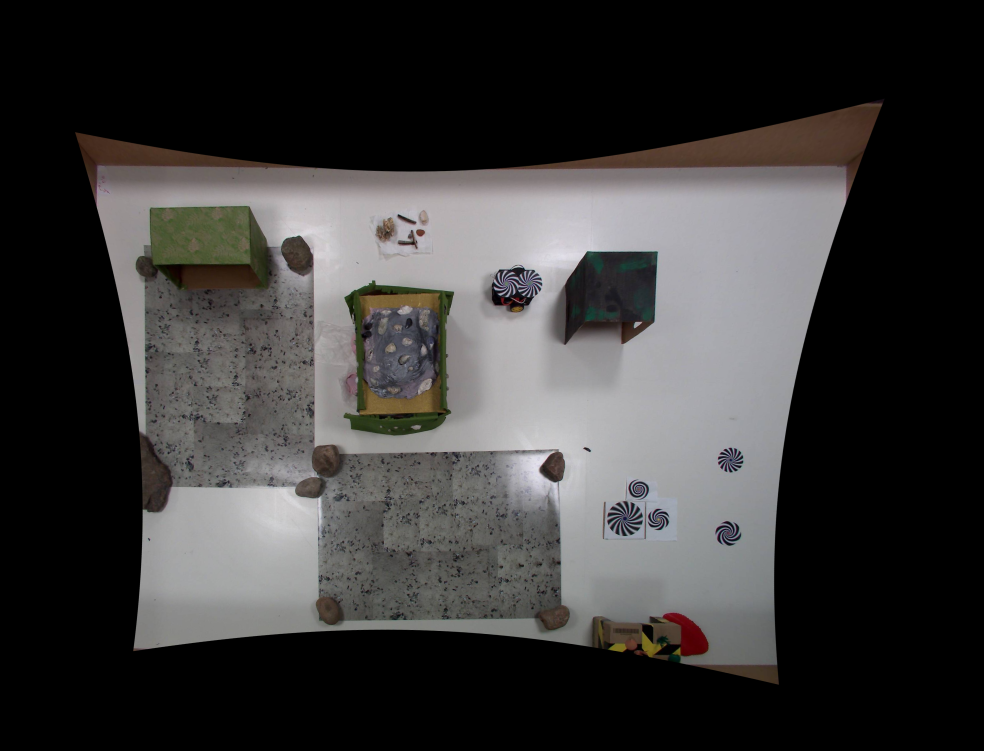
#> input picture test_rectified_no_grid.png, 2952 x 2252 px (shown at 1/3 size)
$ python -i Tool_1_Fix_Fisheye.py   (imports and definitions only)   (older library calls are emulated)
#> lines starting #> are read from the running program, lines starting #| are printed output that depends on the picture
#!/usr/bin/env python3
"""
Fisheye correction tool - focuses only on detecting and correcting fisheye distortion.

Usage: python Tool_1_Fix_Fisheye.py <image_path>

This tool:
1. Lets you click points on curved wall edges in the fisheye image
2. Uses OpenCV's fisheye calibration to detect distortion parameters
3. Applies correction with expanded margins to show more of the arena
4. Saves the corrected image and calibration data
"""

import cv2
import numpy as np
import json
import os
import argparse
from typing import List, Tuple, Optional
from dataclasses import dataclass, asdict

# Optional Qt viewer for hidden-cursor mode
try:
    from src.tools.qt_viewer import run_viewer as qt_run_viewer
    _HAVE_QT = True
except Exception:
    _HAVE_QT = False


@dataclass
class FisheyeCalibration:
    """OpenCV fisheye calibration parameters"""
    camera_matrix: List[List[float]]  # 3x3 camera intrinsic matrix
    distortion_coeffs: List[float]    # 4 fisheye distortion coefficients [k1, k2, k3, k4]
    image_size: Tuple[int, int]       # Original image size (width, height)
    corrected_size: Tuple[int, int]   # Corrected image size (width, height)
    margin_pixels: int                # Margin added around image


@dataclass
class WallPoints:
    """Points clicked along a wall segment"""
    wall_name: str
    points: List[Tuple[int, int]]
    color: Tuple[int, int, int]


@dataclass(frozen=True)
class SnapProfile:
    """Tuning parameters for wall snapping in the fixed arena."""
    orientation: str         # 'vertical' (use grad X) or 'horizontal' (use grad Y)
    wall_side: str           # Which side of the edge holds the wall ('left','right','top','bottom')
    grad_threshold: float    # Minimum gradient magnitude to consider
    search_radius: int       # Pixels to scan perpendicular to the wall (both directions)
    color_weight: float      # Penalty multiplier for color mismatch
    color_tolerance: float   # Max acceptable LAB delta before rejecting candidate
    lab_wall: np.ndarray     # Expected LAB color on the wall side (0..255)
    lab_floor: np.ndarray    # Expected LAB color on the floor side (0..255)


class FisheyeCorrector:
    """Tool for fisheye distortion correction"""

    def __init__(self, image_path: str):
#> called with image_path = '../test_rectified_no_grid.png'
        self.image_path = image_path
        self.original_image = cv2.imread(image_path)
#> self.original_image is the input picture: shape (2252, 2952, 3); mean B, G, R 56.6, 57.1, 58.4
        if self.original_image is None:
            raise ValueError(f"Could not load image: {image_path}")

        self.display_image = self.original_image.copy()
        self.height, self.width = self.original_image.shape[:2]
#> self.height = 2252; self.width = 2952
        self.original_gray = cv2.cvtColor(self.original_image, cv2.COLOR_BGR2GRAY)
        self.original_lab = cv2.cvtColor(self.original_image, cv2.COLOR_BGR2LAB).astype(np.float32)
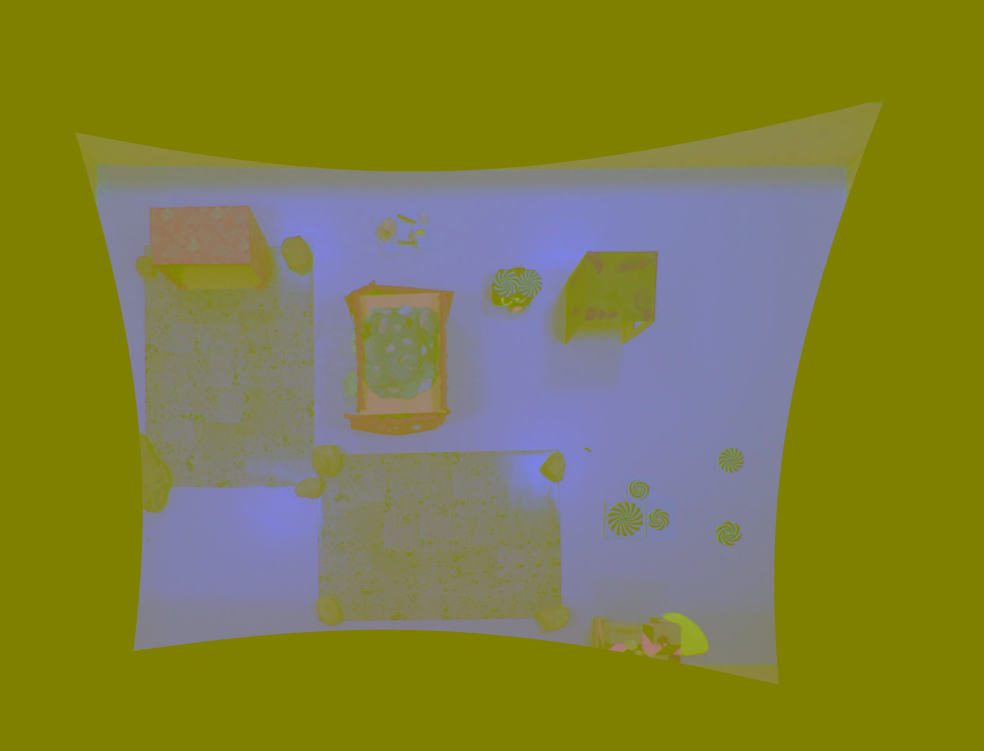
#> self.original_lab: shape (2252, 2952, 3) float32 (shown at 1/3 size); mean B, G, R 60.7, 128.2, 128.7
        self.snap_enabled: bool = True
        self.snap_sample_offset: int = 4  # Base offset, will be multiplied by 1.5 in sampling functions
        self._quit_pipeline: bool = False  # Flag to track if user wants to quit entire pipeline
        self.snap_distance_weight: float = 0.5  # Reduced distance penalty for more snapping
        self.snap_debug_mode: bool = False  # Debug visualization for snapping
        self.snap_debug_info: Optional[dict] = None  # Store debug info for visualization
        # Sample arena-specific LAB references from known regions
        self.lab_wall_top = self._ensure_lab_reference(
            self._sample_lab_region((520, 40, 820, 160)),
            np.array([162.86, 1.36, 21.72], dtype=np.float32),
        )
#> in _sample_lab_region, `region = self.original_lab[y0:y1, x0:x1]`:
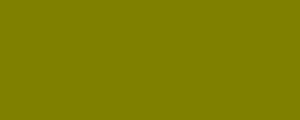
#> region: shape (120, 300, 3) float32; mean B, G, R 0, 128, 128
#> self.lab_wall_top = [0, 128, 128]
        self.lab_wall_side = self._ensure_lab_reference(
            self._sample_lab_region((80, 360, 200, 580)),
            np.array([158.61, 77.80, 17.52], dtype=np.float32),
        )
#> call 2 of _sample_lab_region, with rect = (80, 360, 200, 580)
#> in _sample_lab_region (call 2), `region = self.original_lab[y0:y1, x0:x1]`:
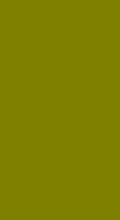
#> region: shape (220, 120, 3) float32; mean B, G, R 0, 128, 128
#> self.lab_wall_side = [0, 128, 128]
        self.lab_floor = self._ensure_lab_reference(
            self._sample_lab_region((520, 700, 900, 860)),
            np.array([149.81, 134.85, 1.35], dtype=np.float32),
        )
#> call 3 of _sample_lab_region, with rect = (520, 700, 900, 860)
#> in _sample_lab_region (call 3), `region = self.original_lab[y0:y1, x0:x1]`:
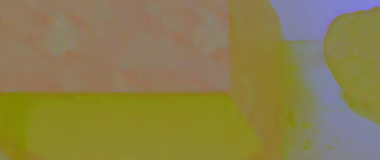
#> region: shape (160, 380, 3) float32; mean B, G, R 75.8, 126.8, 138.9
#> self.lab_floor = [75.77, 126.8, 138.9]
        # More lenient color tolerance for brown wall vs white floor
        tolerance = 120.0  # Increased from 90.0 to be more forgiving
        # Increased search radius and adjusted thresholds for better detection
        self.snap_profiles = {
            "left": SnapProfile("vertical", "left", grad_threshold=15.0, search_radius=60, color_weight=0.4, color_tolerance=tolerance, lab_wall=self.lab_wall_side, lab_floor=self.lab_floor),
            "right": SnapProfile("vertical", "right", grad_threshold=15.0, search_radius=60, color_weight=0.4, color_tolerance=tolerance, lab_wall=self.lab_wall_side, lab_floor=self.lab_floor),
            "top": SnapProfile("horizontal", "top", grad_threshold=12.0, search_radius=60, color_weight=0.4, color_tolerance=tolerance, lab_wall=self.lab_wall_top, lab_floor=self.lab_floor),
            "bottom": SnapProfile("horizontal", "bottom", grad_threshold=12.0, search_radius=60, color_weight=0.4, color_tolerance=tolerance, lab_wall=self.lab_wall_top, lab_floor=self.lab_floor),
        }
        self.snap_default_profile = SnapProfile("horizontal", "top", grad_threshold=12.0, search_radius=60, color_weight=0.4, color_tolerance=tolerance, lab_wall=self.lab_wall_top, lab_floor=self.lab_floor)
        self.snap_gradient_x, self.snap_gradient_y = self._compute_snap_maps(self.original_gray)

        # Viewport state retained for compatibility (view locked to full image)
        # view_center: center of the viewport in image space (x, y)
        self.view_zoom: float = 1.0
        self.view_center: Tuple[int, int] = (self.width // 2, self.height // 2)
        self.is_panning: bool = False
        self.last_mouse_pos: Tuple[int, int] = (0, 0)
        self.pan_button: Optional[str] = None
        self.cursor_pos: Tuple[int, int] = (self.width // 2, self.height // 2)
        # Track cursor in base-image coordinates for drawing a stable crosshair
        self.cursor_base_xy: Tuple[int, int] = (self.width // 2, self.height // 2)
        # Cached ROI from last render for fast screen->image mapping
        # (x0, y0, roi_w, roi_h, view_w, view_h)
        self.current_view_roi: Optional[Tuple[int, int, int, int, int, int]] = None

        # Wall segments for point collection
        self.walls = [
            WallPoints("left", [], (0, 255, 0)),    # Green
            WallPoints("right", [], (255, 0, 0)),   # Blue
            WallPoints("top", [], (0, 0, 255)),     # Red
            WallPoints("bottom", [], (255, 255, 0)) # Cyan
        ]
        self.current_wall_idx = 0

        # Correction state
        self.fisheye_calibration: Optional[FisheyeCalibration] = None
        self.corrected_image = None
        self.show_corrected = False  # Start with original during point collection
        self.auto_corrected = False

    # [32 lines left out: function mouse_callback, not called in this run]

    def _handle_pan(self, event, x, y, flags=0):
        """Panning disabled in fixed-arena workflow."""
        return False

    def _handle_zoom(self, event, x, y, flags):
        """Zoom disabled in fixed-arena workflow."""
        return False

    # [420 lines left out: functions _handle_add_point, _snap_point_to_edge, _get_snap_profile, _verify_wall_line_continuity, not called in this run]

    @staticmethod
    def _lab_delta(a: np.ndarray, b: np.ndarray) -> float:
        return float(np.linalg.norm(a.astype(np.float32) - b.astype(np.float32)))

    # [95 lines left out: functions _is_black_padding, _lab_patch_mean, _lab_samples_vertical, _lab_samples_horizontal, undo_last_point, not called in this run]

    def advance_to_next_wall(self):
        """Advance to next wall"""
        if self.current_wall_idx >= len(self.walls):
            return

        current_wall = self.walls[self.current_wall_idx]
        wall_name = current_wall.wall_name
        points_count = len(current_wall.points)

        if points_count >= 2:
            self._handle_wall_complete(wall_name, points_count)
        elif points_count >= 1:
            self._handle_wall_partial(wall_name, points_count)
        else:
            self._handle_wall_empty(wall_name)

    def _move_to_next_wall(self, message: Optional[str] = None):
        if self.current_wall_idx < len(self.walls) - 1:
            self.current_wall_idx += 1
            next_wall = self.walls[self.current_wall_idx].wall_name
            if next_wall == "top":
                print(f"Now click points on the {next_wall} wall - THIS IS THE MOST IMPORTANT!")
                print("Click many points along the curved top edge for best results")
            else:
                print(f"Now click points on the {next_wall} wall (even small visible portions help)")
                print("Press 'n' when done, even with just a few points")
            if message:
                print(message)
        else:
            print("✓ All walls complete! Calculating fisheye correction...")
            self.auto_calculate_correction()

    def _handle_wall_complete(self, wall_name, points_count):
        print(f"✓ {wall_name} wall complete! ({points_count} points collected)")
        self._move_to_next_wall()

    # [4 lines left out: function _handle_wall_partial, not called in this run]

    def _handle_wall_empty(self, wall_name):
        print(f"No points for {wall_name} wall - that's okay, moving to next wall")
        self._move_to_next_wall()

    # [198 lines left out: functions update_display, _draw_header_overlay, _prepare_base_image, _draw_snap_debug, _draw_wall_points, not called in this run]

    def _sample_lab_region(self, rect: Tuple[int, int, int, int]) -> np.ndarray:
        """Return the average LAB color inside a rectangular region (clamped to image bounds)."""
        x0, y0, x1, y1 = rect
        h, w = self.original_lab.shape[:2]
        x0 = max(0, min(w, x0))
        x1 = max(0, min(w, x1))
        y0 = max(0, min(h, y0))
        y1 = max(0, min(h, y1))
        if x1 <= x0 or y1 <= y0:
            return np.array([0.0, 0.0, 0.0], dtype=np.float32)
        region = self.original_lab[y0:y1, x0:x1]
        return region.reshape(-1, 3).mean(axis=0).astype(np.float32)

    @staticmethod
    def _ensure_lab_reference(lab: np.ndarray, fallback: np.ndarray) -> np.ndarray:
        """Fallback to provided LAB reference if sampling failed."""
        if lab is None or not np.any(lab):
            return fallback.astype(np.float32)
        return lab.astype(np.float32)

    def _compute_snap_maps(self, gray: np.ndarray) -> Tuple[np.ndarray, np.ndarray]:
        """Compute Sobel gradient maps tailored to the fixed arena."""
        blurred = cv2.GaussianBlur(gray, (5, 5), 0)
        sobel_x = cv2.Sobel(blurred, cv2.CV_16S, 1, 0, ksize=3)
        sobel_y = cv2.Sobel(blurred, cv2.CV_16S, 0, 1, ksize=3)
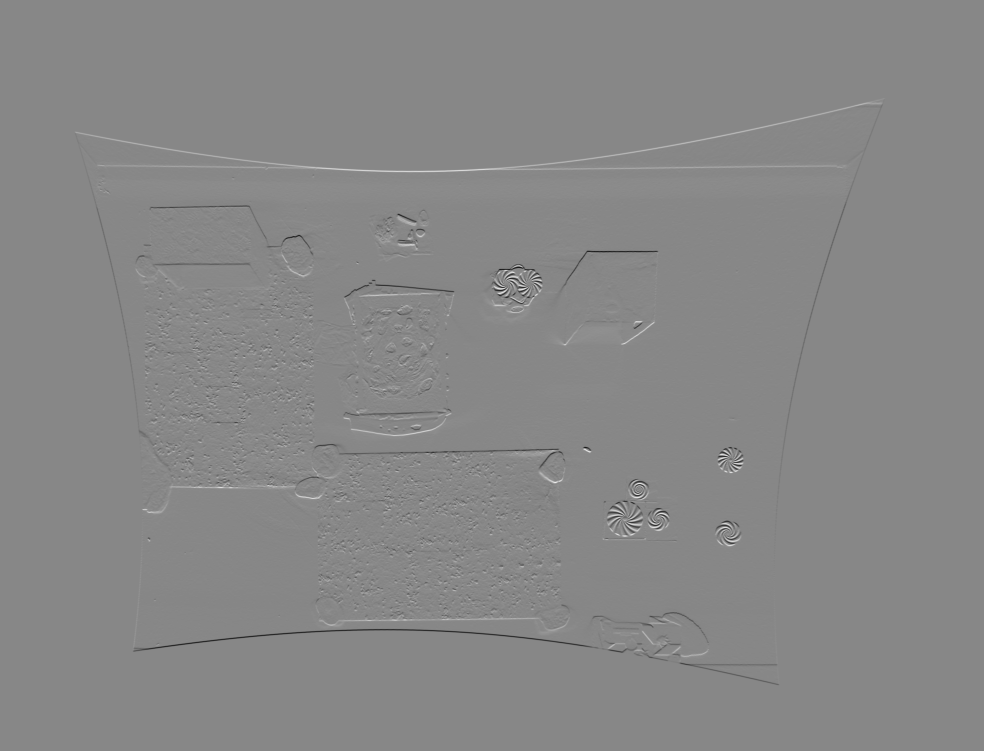
#> sobel_y: shape (2252, 2952) int16 (shown at 1/3 size); min -401, max 351, mean 0; drawn with min black and max white
        grad_x = cv2.convertScaleAbs(sobel_x)
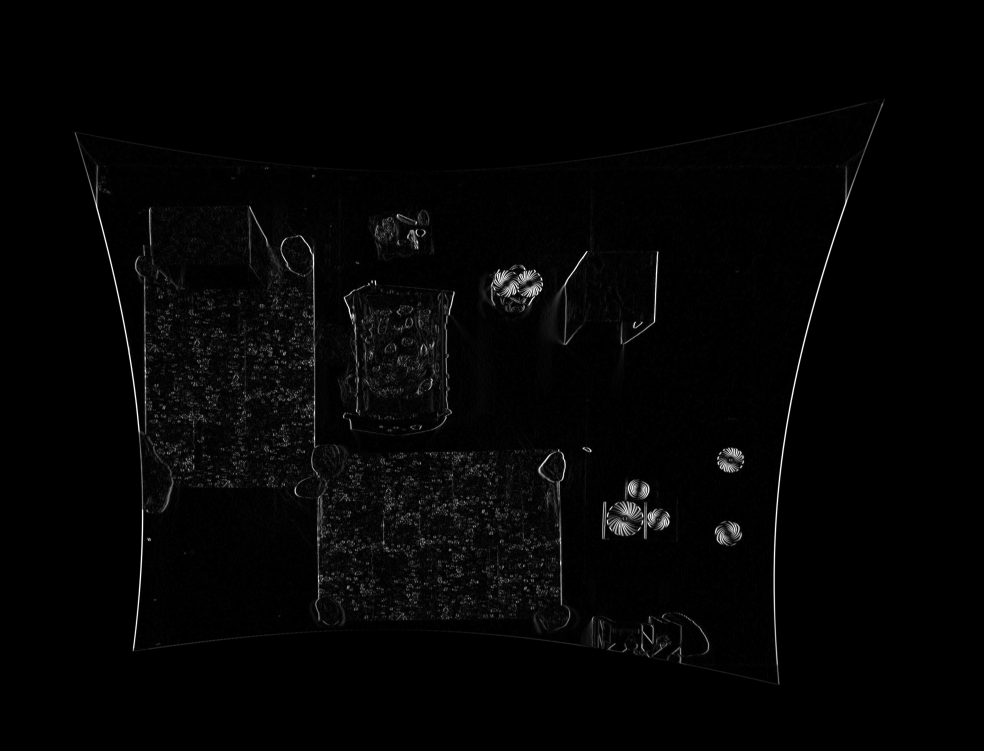
#> grad_x: shape (2252, 2952) (shown at 1/3 size); min 0, max 255, mean 4.2
        grad_y = cv2.convertScaleAbs(sobel_y)
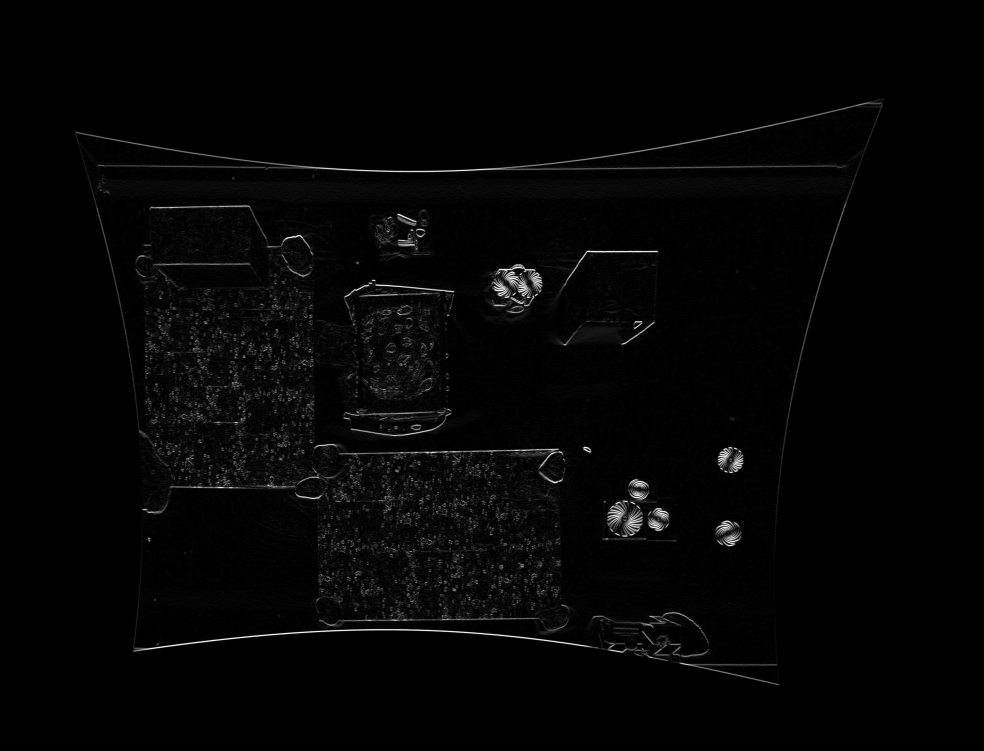
#> grad_y: shape (2252, 2952) (shown at 1/3 size); min 0, max 255, mean 4.5
        return grad_x, grad_y

    # -------------------- Viewport helpers --------------------
    # [42 lines left out: functions _apply_viewport, _draw_crosshair, _screen_to_base_xy, _base_to_original_xy, not called in this run]

    def _zoom_at_screen_point(self, direction: int, sx: int, sy: int) -> None:
        """No-op placeholder; zooming is disabled."""
        return

    def _pan_by_pixels(self, dx_view: int, dy_view: int) -> None:
        """No-op placeholder; panning is disabled."""
        return

    def _pan_by_image_units(self, dx_image: int, dy_image: int) -> None:
        """No-op placeholder; panning is disabled."""
        return

    # [10 lines left out: function _key_in, not called in this run]

    def _handle_keyboard_pan(self, key: int, raw_key: int) -> bool:
        """Keyboard panning disabled."""
        return False

    # [545 lines left out: functions calibrate_fisheye_opencv, apply_fisheye_correction, add_margins_to_image, auto_calculate_correction, save_calibration_and_image, run and 1 more, not called in this run]


# [2 lines not run here, left out]

>>> result = FisheyeCorrector('../test_rectified_no_grid.png').advance_to_next_wall()
